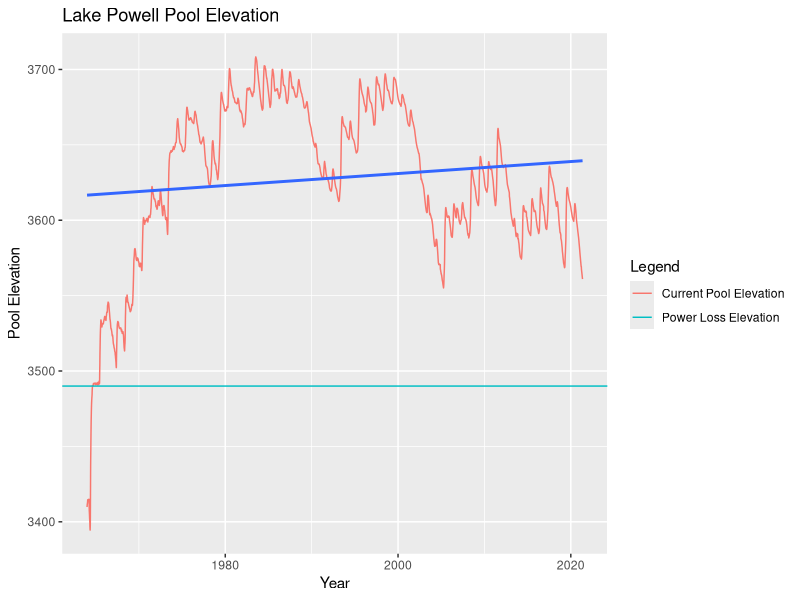
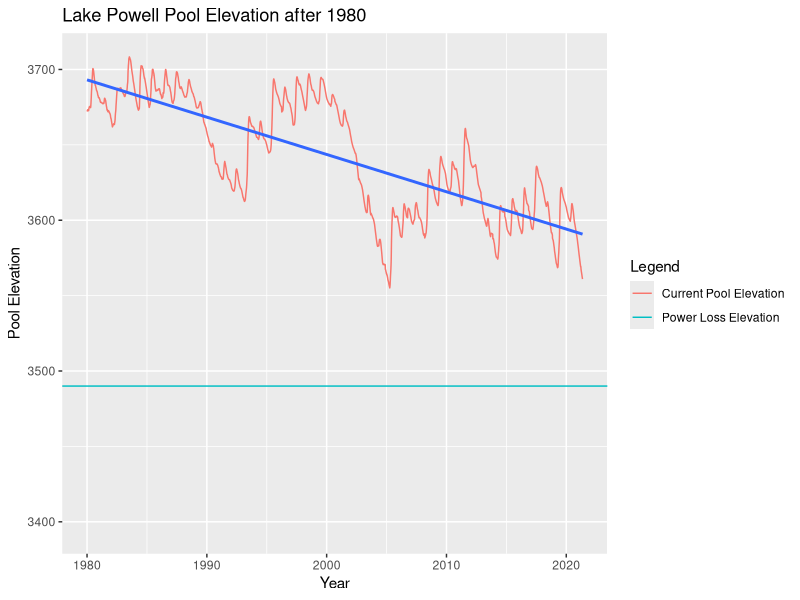
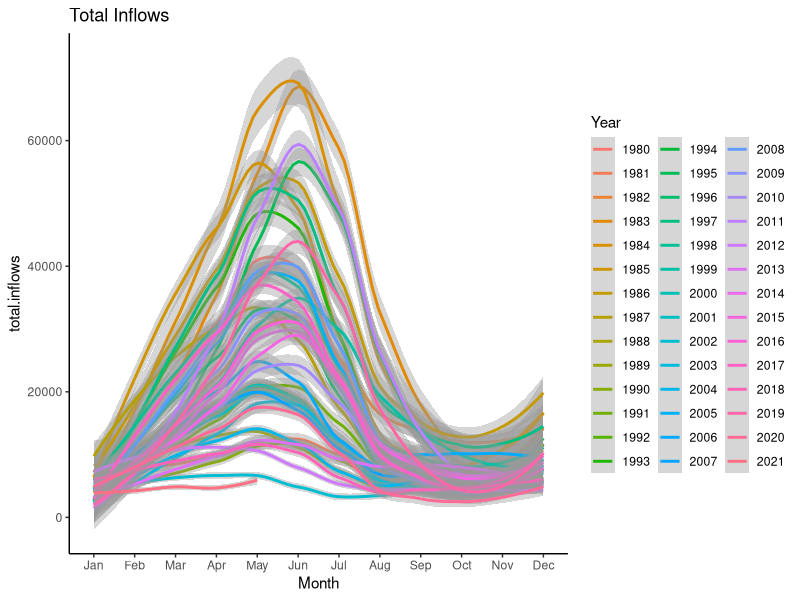
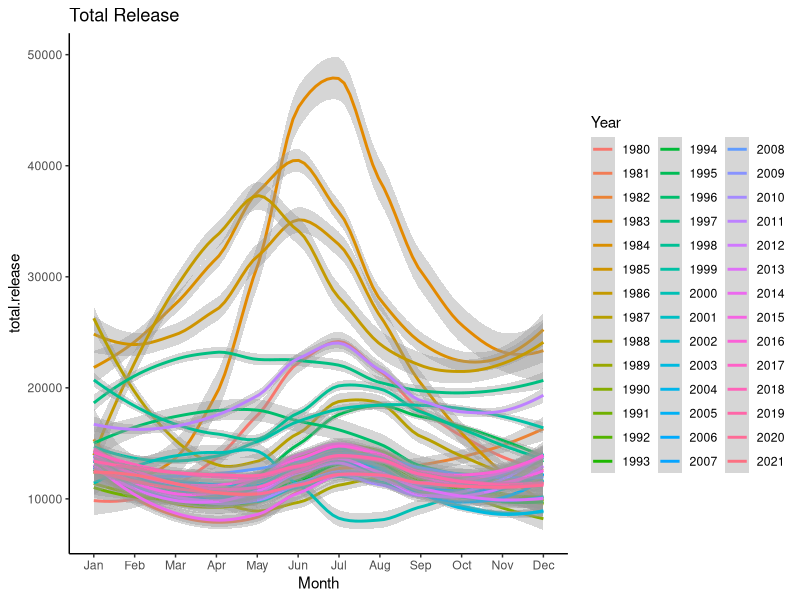
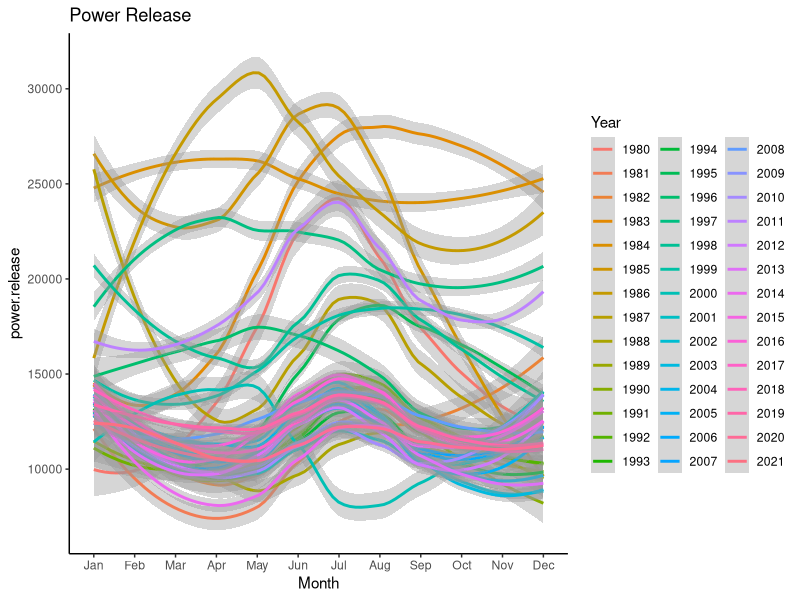
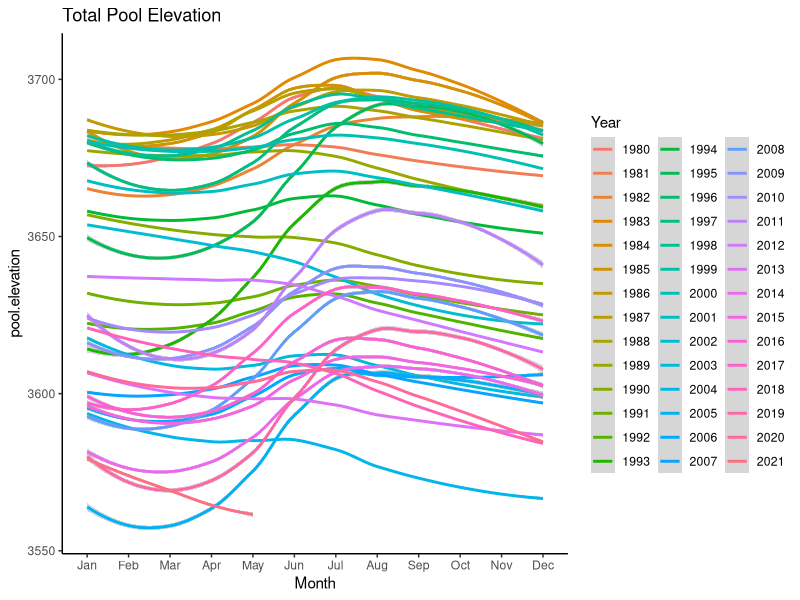
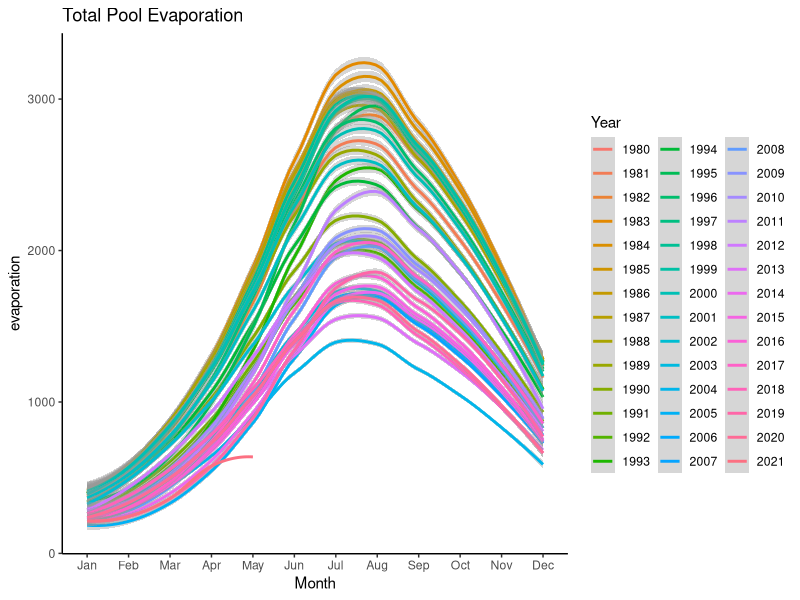
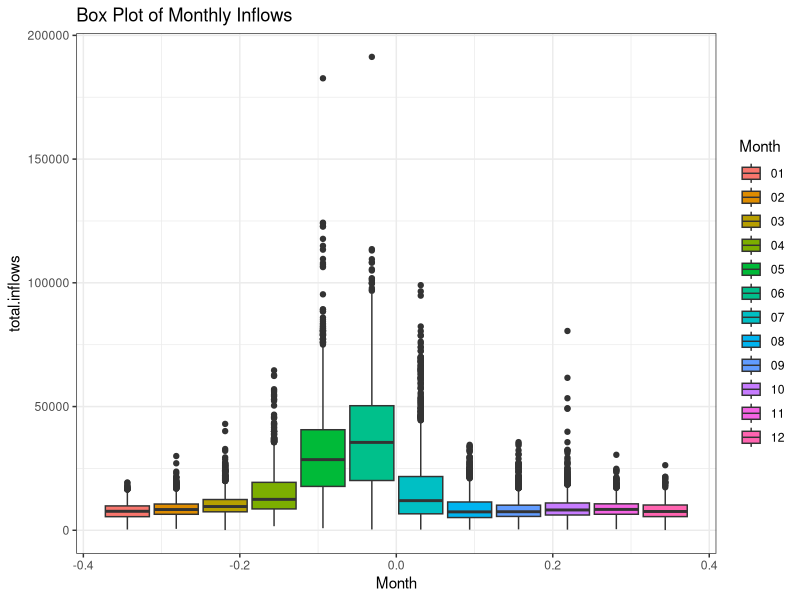

These charts were generated, in order, by the following R code:
## ---- chunk 1
knitr::opts_chunk$set(echo = TRUE)

library(tidyverse)
library(ggplot2)
library(dplyr)
library(lubridate)
library(scales)
library(repr)
library(readr)
library(caret)
## ---- chunk 2
dat <-read.csv("Lake_Powell_Data.csv")
dat
## ---- chunk 3
strDates <- dat$datetime
dat$datetime <- as.Date(strDates, "%m/%d/%Y")
dat

## ---- chunk 4

#Setting Time Frame
min <- as.Date("1964-01-01")
max <- NA

dat %>%
  ggplot(aes(x=datetime, y=pool.elevation))+
    ggtitle("Lake Powell Pool Elevation")+
    geom_line(aes(y=pool.elevation , color="Current Pool Elevation"))+
    geom_hline(aes(yintercept=3490, color="Power Loss Elevation"))+
    geom_smooth(method = "lm", se =FALSE)+
    labs(x ="Year", y="Pool Elevation", color="Legend")+scale_x_date(limits = c(min,max))
    
## ---- chunk 5

#Setting Time Frame
min <- as.Date("1980-01-01")
max <- NA

dat %>%
  ggplot(aes(x=datetime, y=pool.elevation))+
    ggtitle("Lake Powell Pool Elevation after 1980")+
    geom_line(aes(y=pool.elevation , color="Current Pool Elevation"))+
    geom_hline(aes(yintercept=3490, color="Power Loss Elevation"))+
    geom_smooth(method = "lm", se =FALSE)+
    labs(x ="Year", y="Pool Elevation", color="Legend")+scale_x_date(limits = c(min,max))
## ---- chunk 6
dat %>% filter(dat$datetime >= as.Date("1980-01-01"))
## ---- chunk 7
plot_Inflows_By_Month <- ggplot(data=dat %>% filter(dat$datetime >= as.Date("1980-01-01")),
                                aes(month(datetime, label=TRUE, abbr=TRUE),
                                total.inflows, group=factor(year(datetime)), colour=factor(year(datetime))))+
                                geom_smooth()+
                                theme_classic()+
                                labs(x="Month", colour="Year")+
                                ggtitle("Total Inflows")
plot_Inflows_By_Month
## ---- chunk 8
plot_Outflows <- ggplot(data=dat %>% filter(dat$datetime >= as.Date("1980-01-01")),
                                aes(month(datetime, label=TRUE, abbr=TRUE),
                                total.release, group=factor(year(datetime)), colour=factor(year(datetime))))+
                                geom_smooth()+
                                theme_classic()+
                                labs(x="Month", colour="Year")+
                                ggtitle("Total Release")
plot_Outflows
## ---- chunk 9
plot_power_release <- ggplot(data=dat %>% filter(dat$datetime >= as.Date("1980-01-01")),
                                aes(month(datetime, label=TRUE, abbr=TRUE),
                                power.release, group=factor(year(datetime)), colour=factor(year(datetime))))+
                                geom_smooth()+
                                theme_classic()+
                                labs(x="Month", colour="Year")+
                                ggtitle("Power Release")
plot_power_release
## ---- chunk 10
plot_elevation_By_Month <- ggplot(data=dat %>% filter(dat$datetime >= as.Date("1980-01-01")),
                                aes(month(datetime, label=TRUE, abbr=TRUE),
                                pool.elevation, group=factor(year(datetime)), colour=factor(year(datetime))))+
                                geom_smooth()+
                                theme_classic()+
                                labs(x="Month", colour="Year")+
                                ggtitle("Total Pool Elevation")
                                
plot_elevation_By_Month
## ---- chunk 11
plot_evap<- ggplot(data=dat %>% filter(dat$datetime >= as.Date("1980-01-01")),
                                aes(month(datetime, label=TRUE, abbr=TRUE),
                                evaporation, group=factor(year(datetime)), colour=factor(year(datetime))))+
                                geom_smooth()+
                                theme_classic()+
                                labs(x="Month", colour="Year")+
                                ggtitle("Total Pool Evaporation")
                                
plot_evap
## ---- chunk 12
ggplot(dat)+geom_boxplot(aes(y=total.inflows,
                             fill=format(dat$datetime, '%m')))+
                             xlab("Month")+
                             guides(fill=guide_legend(title="Month"))+
                             theme_bw() + ggtitle("Box Plot of Monthly Inflows")


## ---- chunk 13
ggplot(dat)+geom_boxplot(aes(y=total.release,
                             fill=format(dat$datetime, '%m')))+
                             xlab("Month")+
                             guides(fill=guide_legend(title="Month"))+
                             theme_bw() + ggtitle("Box Plot of Monthly Release")
## ---- chunk 14
ggplot(dat)+geom_boxplot(aes(y=evaporation,
                             fill=format(dat$datetime, '%m')))+
                             xlab("Month")+
                             guides(fill=guide_legend(title="Month"))+
                             theme_bw() + ggtitle("Box Plot of Monthly Evaporation")
## ---- chunk 15
ggplot(dat)+geom_boxplot(aes(y=power.release,
                             fill=format(dat$datetime, '%m')))+
                             xlab("Month")+
                             guides(fill=guide_legend(title="Month"))+
                             theme_bw() + ggtitle("Box Plot of Monthly Power Release")

## ---- chunk 16
ggplot(dat)+geom_boxplot(aes(y=pool.elevation,
                             fill=format(dat$datetime, '%m')))+
                             xlab("Month")+
                             guides(fill=guide_legend(title="Month"))+
                             theme_bw() + ggtitle("Box Plot of Pool Elevation")
